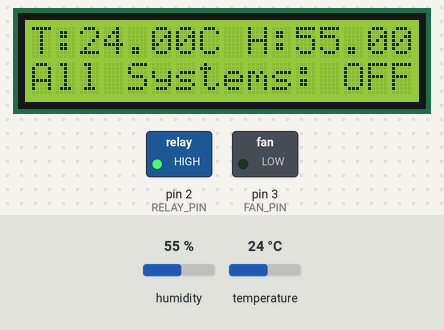
A sketch run on a simulated Arduino Uno, built with avr-gcc and run on an emulated ATmega328P. Parts: 16×2 character LCD, switched loads named in the sketch (green lamp = pin HIGH). Inputs (shaded band) come from the test bench; at power-on: humidity 55 %, temperature 24 °C. What the sketch prints to the serial monitor is not drawn.

Above: at 3.2 s.
3.3 s: humidity set to 59 %
At 5.5 s:
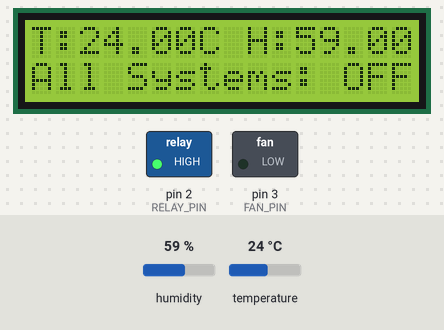
6.0 s: humidity set to 62 %
At 7.0 s:
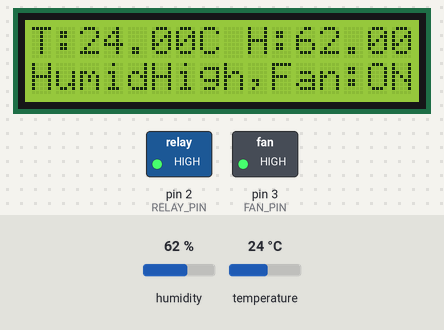
8.7 s: temperature set to 28 °C
At 11.2 s:
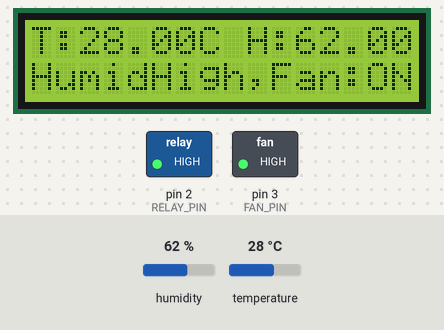
11.7 s: temperature set to 31 °C
At 12.7 s:
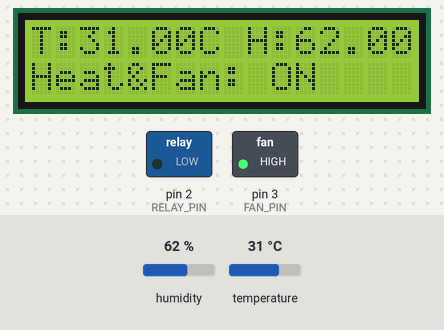
14.4 s: temperature set to 12 °C
At 16.9 s:
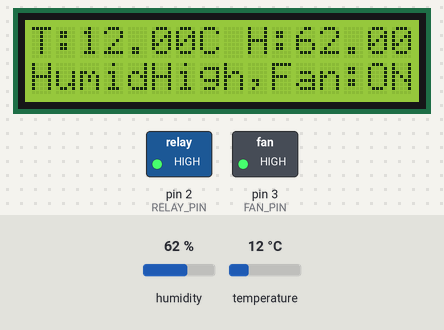
Timing chart, 0 to 18.4 s (numbered marks = the images above; inputs shaded):
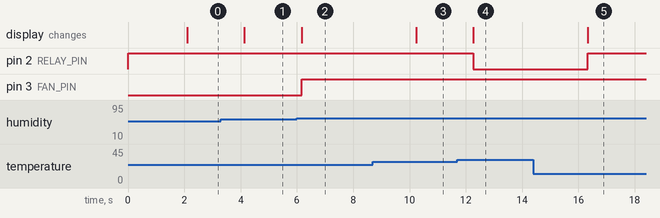

The sketch:

temp.ino
```cpp
//temperature

#include <LiquidCrystal.h>
#include <DHT.h>

#define DHTPIN 13
#define DHTTYPE DHT11
#define RELAY_PIN 2
#define FAN_PIN 3

#define TEMP_THRESHOLD 30
#define HUMID_LOW 30
#define HUMID_HIGH 60

DHT dht(DHTPIN, DHTTYPE);

LiquidCrystal lcd(12, 11, 10, 9, 8, 7);

void setup() {
  Serial.begin(9600);
  Serial.println("Starting DHT11 temperature and humidity monitor");

  dht.begin();

  pinMode(RELAY_PIN, OUTPUT);
  pinMode(FAN_PIN, OUTPUT);

  digitalWrite(RELAY_PIN, HIGH);
  digitalWrite(FAN_PIN, LOW);

  lcd.begin(16, 2);

  lcd.clear();
  lcd.print("Climate Control");
  lcd.setCursor(0, 1);
  lcd.print("System Starting");

  delay(2000);
  lcd.clear();
}

void loop() {
  float humidity = dht.readHumidity();
  float temperature = dht.readTemperature();

  Serial.print("Humidity: ");
  Serial.print(humidity);
  Serial.print("%, Temperature: ");
  Serial.print(temperature);
  Serial.println("°C");

  if (isnan(humidity) || isnan(temperature)) {
    Serial.println("Failed to read from DHT sensor!");
    lcd.clear();
    lcd.setCursor(0, 0);
    lcd.print("Sensor Error!");
    lcd.setCursor(0, 1);
    lcd.print("Check Wiring");
    delay(2000);
    return;
  }

  lcd.clear();
  lcd.setCursor(0, 0);
  lcd.print("T:");
  lcd.print(temperature);
  lcd.print("C ");

  lcd.print("H:");
  lcd.print(humidity);
  lcd.print("%");

  lcd.setCursor(0, 1);

  bool heaterOn = false;
  bool fanOn = false;

  if (temperature >= TEMP_THRESHOLD) {
    digitalWrite(RELAY_PIN, LOW);
    digitalWrite(FAN_PIN, HIGH);
    heaterOn = true;
    fanOn = true;
    lcd.print("Heat&Fan: ON");
  }
  else {
    digitalWrite(RELAY_PIN, HIGH);

    if (humidity > HUMID_HIGH) {
      digitalWrite(FAN_PIN, HIGH);
      fanOn = true;
      lcd.print("HumidHigh,Fan:ON");
    }
    else {
      digitalWrite(FAN_PIN, LOW);
      lcd.print("All Systems: OFF");
    }
  }

  Serial.print("Heater: ");
  Serial.print(heaterOn ? "ON" : "OFF");
  Serial.print(", Fan: ");
  Serial.println(fanOn ? "ON" : "OFF");

  delay(2000);
}
```

Measured:
- the behaviour switches between 60 and 61 % on humidity (found by bisection; images 1 and 2)
- the behaviour switches between 29 and 30 °C on temperature (found by bisection; images 3 and 4)
- after the input at 3.3 s, the display: changes after 0.84 s (image 1)
- after the input at 6.0 s, pin 3 (FAN_PIN): LOW → HIGH after 0.17 s; the display: changes after 0.17 s (image 2)
- after the input at 8.7 s, the display: changes after 1.5 s (image 3)
- after the input at 11.7 s, pin 2 (RELAY_PIN): HIGH → LOW after 0.56 s; the display: changes after 0.56 s (image 4)
- after the input at 14.4 s, pin 2 (RELAY_PIN): LOW → HIGH after 1.9 s; the display: changes after 1.9 s (image 5)
